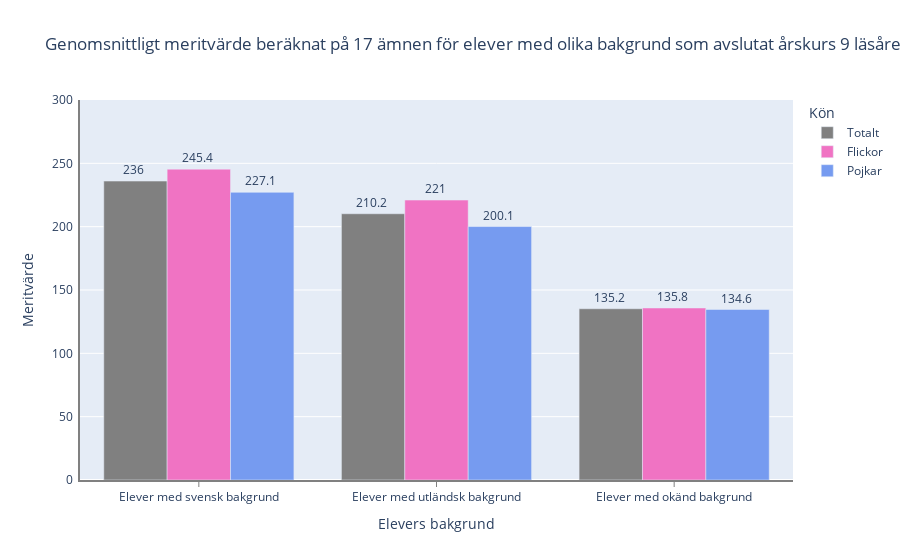

Notebook code cell kept with this figure:
### Code cell
fig = px.bar(
    df_student_origin_23,
    x="Elevers bakgrund",
    y=["Totalt", "Flickor", "Pojkar"],
    barmode="group",
    title="Genomsnittligt meritvärde beräknat på 17 ämnen för elever med olika bakgrund som avslutat årskurs 9 läsåret 2022/2023",
    color_discrete_map={"Totalt": "gray", "Flickor": "#F073C3", "Pojkar": "#769BF0"},
    text_auto=True
).update_layout(
    yaxis_title="Meritvärde",
    legend_title="Kön",
    yaxis_range=[0, 300],
    yaxis=dict(tickmode="linear", tick0=0, dtick=50),
)
names = {"variable": "Kön", "value": "%"}
fig.for_each_trace(
    lambda t: t.update(
        hovertemplate=t.hovertemplate.replace("variable", names["variable"]).replace(
            "value", names["value"]
        )
    )
)
fig.update_traces(textposition="outside")
fig.update_yaxes(
    ticksuffix=" ",
    showline=True,
    linewidth=2,
    linecolor="gray",
    showticklabels=True,
)
fig.update_xaxes(
    showline=True,
    linewidth=2,
    linecolor="gray",
    showticklabels=True,
    ticks="outside",
    tickcolor="gray",
)

fig.show()
#fig.write_html("./Visualiseringar/elever_bakgrund_årskurs9.html")

### Figure 1 — Plotly figure (JSON) as saved in the notebook; plotly's stock layout.template omitted (floating-point values rounded to 4 significant figures)
{"data": [{"alignmentgroup": "True", "hovertemplate": "Kön=Totalt<br>Elevers bakgrund=%{x}<br>%=%{y}<extra></extra>", "legendgroup": "Totalt", "marker": {"color": "gray", "pattern": {"shape": ""}}, "name": "Totalt", "offsetgroup": "Totalt", "orientation": "v", "showlegend": true, "textposition": "outside", "texttemplate": "%{y}", "type": "bar", "x": ["Elever med svensk bakgrund", "Elever med utländsk bakgrund", "Elever med okänd bakgrund"], "xaxis": "x", "y": [236, 210.2, 135.2], "yaxis": "y"}, {"alignmentgroup": "True", "hovertemplate": "Kön=Flickor<br>Elevers bakgrund=%{x}<br>%=%{y}<extra></extra>", "legendgroup": "Flickor", "marker": {"color": "#F073C3", "pattern": {"shape": ""}}, "name": "Flickor", "offsetgroup": "Flickor", "orientation": "v", "showlegend": true, "textposition": "outside", "texttemplate": "%{y}", "type": "bar", "x": ["Elever med svensk bakgrund", "Elever med utländsk bakgrund", "Elever med okänd bakgrund"], "xaxis": "x", "y": [245.4, 221, 135.8], "yaxis": "y"}, {"alignmentgroup": "True", "hovertemplate": "Kön=Pojkar<br>Elevers bakgrund=%{x}<br>%=%{y}<extra></extra>", "legendgroup": "Pojkar", "marker": {"color": "#769BF0", "pattern": {"shape": ""}}, "name": "Pojkar", "offsetgroup": "Pojkar", "orientation": "v", "showlegend": true, "textposition": "outside", "texttemplate": "%{y}", "type": "bar", "x": ["Elever med svensk bakgrund", "Elever med utländsk bakgrund", "Elever med okänd bakgrund"], "xaxis": "x", "y": [227.1, 200.1, 134.6], "yaxis": "y"}], "layout": {"barmode": "group", "legend": {"title": {"text": "Kön"}, "tracegroupgap": 0}, "title": {"text": "Genomsnittligt meritvärde beräknat på 17 ämnen för elever med olika bakgrund som avslutat årskurs 9 läsåret 2022/2023"}, "xaxis": {"anchor": "y", "domain": [0, 1], "linecolor": "gray", "linewidth": 2, "showline": true, "showticklabels": true, "tickcolor": "gray", "ticks": "outside", "title": {"text": "Elevers bakgrund"}}, "yaxis": {"anchor": "x", "domain": [0, 1], "dtick": 50, "linecolor": "gray", "linewidth": 2, "range": [0, 300], "showline": true, "showticklabels": true, "tick0": 0, "tickmode": "linear", "ticksuffix": " ", "title": {"text": "Meritvärde"}}}}
